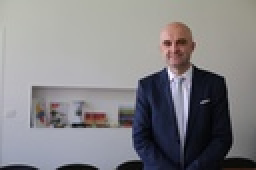
%> input picture img_bonus.jpg, 128 x 85 px, shrunk from 790 x 526 before the run (shown 2 times larger)
$ octave application_2_rgb.m   (GNU Octave 9; MATLAB toolbox functions it lacks are replaced by stand-ins)
%> lines starting %> are read from the running program, lines starting %| are printed output that depends on the picture
%{
    BONUS

On essaye de transmettre une image par un canal dans lequel la transmission d’informations est très
lente. Dans une telle situation, l’idéal serait de pouvoir voir apparaître l’image progressivement,
c’est-à-dire grossièrement au début et avec de plus en plus de détails au fur et à mesure que les
informations arrivent. Cela permettrait d’arrêter la transmission très rapidement, si l’on juge l’image
inintéressante ou dès que la qualité est jugée suffisante. Tout cela doit bien évidemment se faire en
transmettant un volume de données le plus petit possible par rapport à ce que contient l’image
elle-même.
    • Réaliser   cela   à   partir   de   la   décomposition   de   matrices   en   valeurs   singulières.   Cette
    décomposition est décrite dans l’annexe mathématique.
    • Comment peut-on évaluer la qualité de l’image courante par rapport à l’image d’origine
    (qualité = 100% si les deux images sont identiques ...).
    • Quels sont, à votre avis, les avantages et les inconvénients de ce codage de l’image ?
%}

clc;
clear;
close all;

%Temps en secondes entre chaque image
delai_affichage_image = 0.01;

I_INIT = imread('img_bonus.jpg');
%> I_INIT is the input picture: size 85x128x3 uint8; mean R, G, B 133.2, 132, 134.7

R = double(I_INIT(:,:,1));
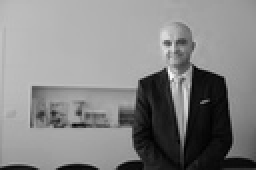
%> R: size 85x128 double (shown 2 times larger); min 0, max 250, mean 133.2
G = double(I_INIT(:,:,2));
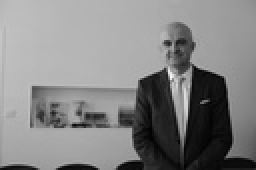
%> G: size 85x128 double (shown 2 times larger); min 1, max 247, mean 132
B = double(I_INIT(:,:,3));
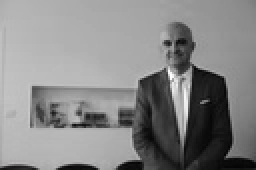
%> B: size 85x128 double (shown 2 times larger); min 3, max 255, mean 134.7

%Affiche l'image
h = imshow(I_INIT);
cd = get(h,'CData');

%Décomposition en valeurs singulières
[~, D_R, ~] = svd(R);

N = nnz(diag(D_R));
%> N = 85

for i=1:N

%Décomposition en valeurs singulières
[U_R, D_R, V_R] = svd(R);
[U_G, D_G, V_G] = svd(G);
[U_B, D_B, V_B] = svd(B);

%On garde N valeurs singulières dans la matrice diagonale
D_R(i:end, i:end) = 0;
D_G(i:end, i:end) = 0;
D_B(i:end, i:end) = 0;

%On reconstruit l'image en concaténant les différents channels R, G, B
I = cat(3, uint8(U_R * D_R * V_R'), uint8(U_G * D_G * V_G'), uint8(U_B * D_B * V_B'));

qualite = i / N;

%Met à jour l'image
set(h,'CData',I);
title(sprintf("Image compressée en gardant %d valeurs singulières sur %d. (Qualité=%.1f%%)", i, N, qualite * 100));
pause(delai_affichage_image);
end
%> this loop made 85 passes
%> qualite on passes 1 to 12: 0.0118, 0.0235, 0.0353, 0.0471, 0.0588, 0.0706, 0.0824, 0.0941, 0.106, 0.118, 0.129, 0.141
